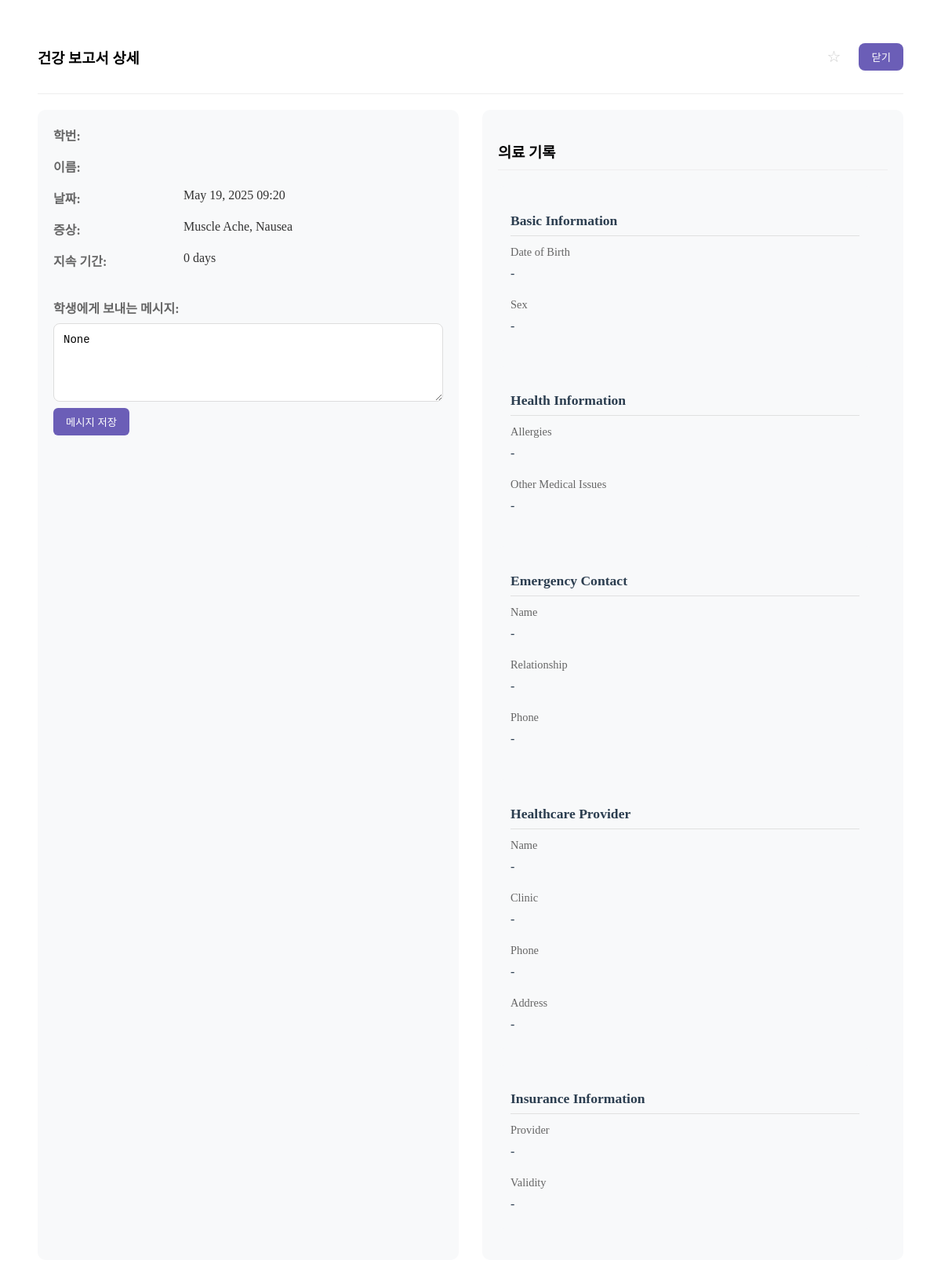
The page /admin-report-detail/1/ on the database its author committed.
### main/models.py (models this page shows, shortened)
class HealthReport(models.Model):
    user = models.ForeignKey(User, on_delete=models.CASCADE)
    symptoms = models.TextField()
    other_symptoms = models.TextField(blank=True, null=True)
    extra_comments = models.TextField(blank=True)
    medical_record = models.FileField(upload_to='medical_records/', blank=True, null=True)
    created_at = models.DateTimeField(auto_now_add=True)
    reviewed = models.BooleanField(default=False)
    duration= models.PositiveIntegerField(default=0)
    nurse_viewed = models.BooleanField(default=False)
    nurse_comment = models.TextField(blank=True, null=True)
    starred = models.BooleanField(default=False)

### main/views.py (the view)
# urls.py: path('admin-report-detail/<int:report_id>/', views.admin_report_detail, name='admin_report_detail'),
def admin_report_detail(request, report_id):
    report = get_object_or_404(HealthReport, id=report_id)
    return render(request, 'main/admin_comp/admin_dtld_window.html', {'report': report})

### main/templates/main/admin_comp/admin_dtld_window.html (shortened to what this page needs)
<div class="content-box">
    <div class="header-section">
        <h3>건강 보고서 상세</h3>
        <div class="header-actions">
            <div class="star-container">
                <button type="button" class="star {% if report.starred %}starred{% endif %}" data-report-id="{{ report.id }}" title="Star this report">{% if report.starred %}★{% else %}☆{% endif %}</button>
            </div>
            <button onclick="goBackToHistory()" class="close-btn">닫기</button>
        </div>
    </div>
    {% if report %}
    <div class="two-column-layout">
        <div class="left-column">
            <div class="details-grid">
                <div class="detail-row">
                    <span class="label">학번:</span>
                </div>
                <div class="detail-row">
                    <span class="label">이름:</span>
                </div>
                <div class="detail-row">
                    <span class="label">날짜:</span>
                    <span class="value">{{ report.created_at|date:"M d, Y H:i" }}</span>
                </div>
                <div class="detail-row">
                    <span class="label">증상:</span>
                    <span class="value">{{ report.symptoms|cut:"["|cut:"]"|cut:"'" }}</span>
                </div>
                <div class="detail-row">
                    <span class="label">지속 기간:</span>
                    <span class="value">{{ report.duration }} days</span>
                </div>
                <div class="nurse-comment-section">
                    <span class="label">학생에게 보내는 메시지:</span>
                    <textarea id="nurse-comment-input-{{ report.id }}"
                            class="nurse-comment-input"
                            placeholder="Leave a message for the student...">{{ report.nurse_comment }}</textarea>
                    <button onclick="submitNurseComment({{ report.id }})" class="btn-save-comment">메시지 저장</button>
                </div>
            </div>
        </div>
        <div class="right-column">
            <h3 class="section-title">의료 기록</h3>
            <div id="medical-history-component" class="medical-history-content">
                <div class="medical-info-section">
                    <h3 class="info-title">Basic Information</h3>
                    <div class="info-grid">
                        <div class="info-field">
                            <label>Date of Birth</label>
                            <span>{{ report.user.medicalhistory.dob|default:"-" }}</span>
                        </div>
                        <div class="info-field">
                            <label>Sex</label>
                            <span>{{ report.user.medicalhistory.sex|default:"-"|title }}</span>
                        </div>
                    </div>
                </div>
                <div class="medical-info-section">
                    <h3 class="info-title">Health Information</h3>
                    <div class="info-grid">
                        <div class="info-field">
                            <label>Allergies</label>
                            <span>{{ report.user.medicalhistory.allergies|default:"-" }}</span>
                        </div>
                        <div class="info-field">
                            <label>Other Medical Issues</label>
                            <span>{{ report.user.medicalhistory.other_medical_issues|default:"-" }}</span>
                        </div>
                    </div>
                </div>
                <div class="medical-info-section">
                    <h3 class="info-title">Emergency Contact</h3>
                    <div class="info-grid">
                        <div class="info-field">
                            <label>Name</label>
                            <span>{{ report.user.medicalhistory.emergency_contact_name|default:"-" }}</span>
                        </div>
                        <div class="info-field">
                            <label>Relationship</label>
                            <span>{{ report.user.medicalhistory.emergency_contact_relationship|default:"-" }}</span>
                        </div>
                        <div class="info-field">
                            <label>Phone</label>
                            <span>{{ report.user.medicalhistory.emergency_contact_phone|default:"-" }}</span>
                        </div>
                    </div>
                </div>
                <div class="medical-info-section">
                    <h3 class="info-title">Healthcare Provider</h3>
                    <div class="info-grid">
                        <div class="info-field">
                            <label>Name</label>
                            <span>{{ report.user.medicalhistory.provider_name|default:"-" }}</span>
                        </div>
                        <div class="info-field">
                            <label>Clinic</label>
                            <span>{{ report.user.medicalhistory.provider_clinic|default:"-" }}</span>
                        </div>
                        <div class="info-field">
                            <label>Phone</label>
                            <span>{{ report.user.medicalhistory.provider_phone|default:"-" }}</span>
                        </div>
                        <div class="info-field">
                            <label>Address</label>
                            <span>{{ report.user.medicalhistory.provider_address|default:"-" }}</span>
                        </div>
                    </div>
                </div>
                <div class="medical-info-section">
                    <h3 class="info-title">Insurance Information</h3>
                    <div class="info-grid">
                        <div class="info-field">
                            <label>Provider</label>
                            <span>{{ report.user.medicalhistory.insurance_provider|default:"-" }}</span>
                        </div>
                        <div class="info-field">
                            <label>Validity</label>
                            <span>
                                {% if report.user.medicalhistory.insurance_start_date %}
                                    {{ report.user.medicalhistory.insurance_start_date|date:"M d, Y" }} -
                                    {{ report.user.medicalhistory.insurance_end_date|date:"M d, Y"|default:"Present" }}
                                {% else %}
                                    -
                                {% endif %}
                            </span>
                        </div>
                    </div>
                </div>
            </div>
        </div>
    </div>
    {% else %}
    <p>Report not found.</p>
    {% endif %}
</div>

### main/templates/main/admin_comp/admin_dtld_window.html (style rules this page uses)
.content-box { background-color: white; border-radius: 15px; padding: 20px; margin: 20px; }
.header-section { display: flex; justify-content: space-between; align-items: center; margin-bottom: 20px; border-bottom: 1px solid #eee; padding-bottom: 15px; }
.header-actions { display: flex; align-items: center; gap: 16px; }
.close-btn { background-color: #6b5eb7; color: white; border: none; border-radius: 8px; padding: 8px 16px; cursor: pointer; transition: background-color 0.2s; }
.two-column-layout { display: grid; grid-template-columns: 1fr 1fr; gap: 30px; margin-top: 20px; }
.left-column, .right-column { background-color: #f8f9fa; border-radius: 10px; padding: 20px; }
.details-grid { display: grid; gap: 16px; }
.detail-row { display: grid; grid-template-columns: 150px 1fr; gap: 16px; align-items: start; }
.label { color: #666; font-weight: 600; }
.value { color: #333; }
.nurse-comment-section { margin-top: 20px; display: grid; gap: 8px; }
.nurse-comment-input { width: 100%; min-height: 100px; padding: 12px; border: 1px solid #ddd; border-radius: 8px; resize: vertical; font-size: 14px; }
.btn-save-comment { background-color: #6b5eb7; color: white; border: none; padding: 8px 16px; border-radius: 6px; cursor: pointer; transition: background-color 0.2s; width: fit-content; }
.star-container { position: relative; display: inline-flex; align-items: center; justify-content: center; width: 32px; height: 32px; z-index: 2; }
.star { cursor: pointer; color: #ccc; font-size: 20px; user-select: none; width: 32px; height: 32px; display: flex; align-items: center; justify-content: center; border-radius: 50%; transition: all 0.2s ease; position: relative; z-index: 3; border: none; background: transparent; padding: 0; outline: none; }
.right-column .section-title { margin-bottom: 20px; padding-bottom: 10px; border-bottom: 1px solid #eee; }
.medical-history-content { padding-right: 20px; max-height: calc(100vh - 220px); overflow-y: auto; }
.medical-info-section { background-color: #f8f9fa; border-radius: 8px; padding: 16px; margin-bottom: 20px; }
.info-title { color: #2c3e50; font-size: 1.1em; font-weight: 600; margin-bottom: 12px; padding-bottom: 8px; border-bottom: 1px solid #e0e0e0; }
.info-grid { display: grid; gap: 16px; }
.info-field { display: grid; gap: 4px; }
.info-field label { color: #666; font-size: 0.9em; font-weight: 500; }
.info-field span { color: #2c3e50; padding: 6px 0; }

### rows shown on the page
HealthReport: created_at "May 19, 2025 09:20", symptoms "Muscle Ache, Nausea", duration "0", id "None", user.medicalhistory.dob "-", user.medicalhistory.sex "-", user.medicalhistory.allergies "-", user.medicalhistory.other_medical_issues "-", user.medicalhistory.emergency_contact_name "-", user.medicalhistory.emergency_contact_relationship "-", user.medicalhistory.emergency_contact_phone "-", user.medicalhistory.provider_name "-", user.medicalhistory.provider_clinic "-", user.medicalhistory.provider_phone "-", user.medicalhistory.provider_address "-", user.medicalhistory.insurance_provider "-"
